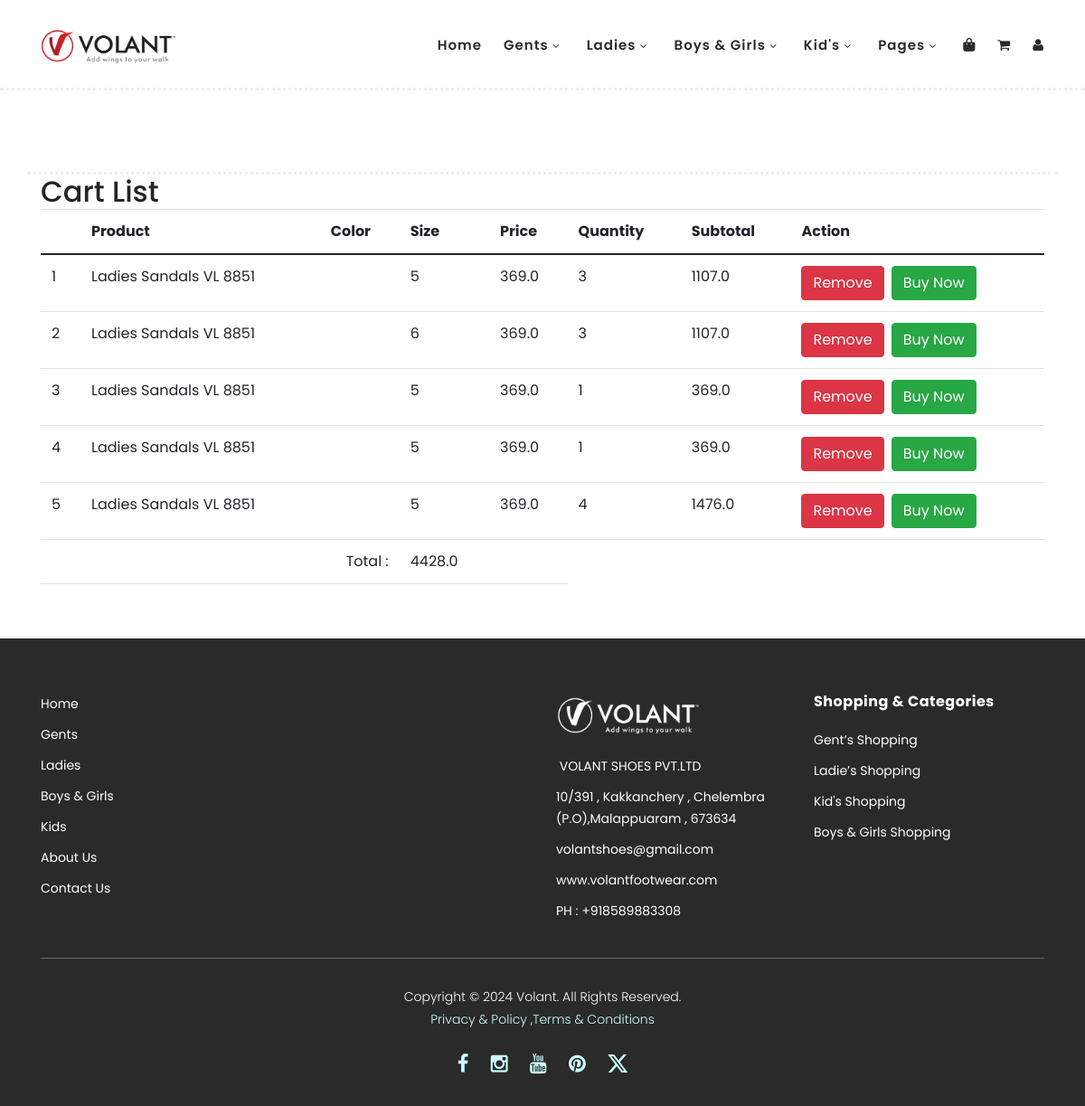
The app's page /list/ (signed in) with its own data.
### VolantApp/models.py (models this page shows, shortened)
class CartModel(models.Model):
    product = models.ForeignKey(Footwears, on_delete=models.CASCADE)
    quantity = models.IntegerField()
    user = models.ForeignKey(User, on_delete=models.CASCADE)
    choices = (
        ('in_cart', 'in_cart'),
        ('order_placed', 'order_placed'),
        ('cancelled', 'cancelled'),
    )
    status = models.CharField(max_length=100, choices=choices, default='in_cart')
    size = models.ForeignKey(Footwearsize, on_delete=models.CASCADE)
    color = models.ForeignKey(Footwearimages, on_delete=models.CASCADE)
    total = models.FloatField()

class Footwears(models.Model):
    product_options=(
        ('sandals','sandals'),
        ('slipperandflipflops','slipperandflipflops'),
        ('casualshoes','casualshoes'),
        ('specialcollections','specialcollections'),
        ('flatshoes','flatshoes'),
        ('schooledition','schooledition'),
    )
    product_category=models.CharField(max_length=100,choices=product_options)
    types=(
        ('ladies','ladies'),
        ('gents','gents'),
        ('boys','boys'),
        ('girls','girls'),
        ('kids','kids')
    )
    product_types=models.CharField(max_length=100,choices=types)
    product_name=models.CharField(max_length=100)
    product_price=models.FloatField()
    product_description = models.TextField()
    colors=(
        ('Black','Black'),
        ('Blue','Blue'),
        ('Brown','Brown'),
        ('Camel','Camel'),
        ('Cherry','Cherry'),
        ('Gold','Gold'),
        ('Grape','Grape'),
        ('Green','Green'),
        ('Grey','Grey'),
        ('Maroon','Maroon'),
        ('Mehandi','Mehandi'),
        ('Navy','Navy'),
        ('Olive','Olive'),
        ('Peach','Peach'),
        ('Peacock','Peacock'),
        ('Pink','Pink'),
        ('Purple','Purple'),
        ('Tan','Tan'),
        ('Violet','Violet'),
        ('White','White'),
        ('Wine','Wine'),
        ('Yellow','Yellow'),
    )
    product_color=models.CharField(max_length=100,choices=colors)
    image = models.ImageField(upload_to='images/')

class Footwearsize(models.Model):
    product = models.ForeignKey(Footwears, on_delete=models.CASCADE)
    sizes = (
        ('1','1'),
        ('2','2'),
        ('3','3'),
        ('4','4'),
        ('5','5'),
        ('6','6'),
        ('7','7'),
        ('8','8'),
        ('9','9'),
        ('10','10'),
        ('11','11'),
        ('12','12'),
        ('13','13'),
    )
    size = models.CharField(max_length=100, choices=sizes)

### VolantApp/views.py (the view)
# urls.py: path('list/',views.CartListView.as_view(),name='list'),
@method_decorator(login_required, name='dispatch')
class CartListView(ListView):
    template_name = '9cartlist.html'
    model = CartModel
    context_object_name = 'products'
    def get_queryset(self):
        return CartModel.objects.filter(user=self.request.user)
    def get_context_data(self, **kwargs):
        context = super().get_context_data(**kwargs)
        total_sum = CartModel.objects.filter(user=self.request.user).aggregate(total=Sum('total'))['total']
        context["sum"] = total_sum if total_sum is not None else 0
        return context

### VolantApp/templates/9cartlist.html (shortened to what this page needs)
{% extends '7userproductview.html' %}
{% block content %}
<div class="container">
  <h2>Cart List</h2>
  <table class="table table-responsive-sm">
    <thead>
      <tr>
        <th></th>
        <th>Product</th>
        <th>Color</th>
        <th>Size</th>
        <th>Price</th>
        <th>Quantity</th>
        <th>Subtotal</th>
        <th>Action</th>
      </tr>
    </thead>
    <tbody>
        {% for i in products %}
      <tr>
        <td>{{forloop.counter}}</td>
        <td class="text-capitalize">{{i.product.product_types}} {{i.product.product_category}} {{i.product.product_name}}</td>
        <td><img src="{{i.color.product_image.url}}" alt="" width="100px"></td>
        <td>{{i.size.size}}</td>
        <td>{{i.product.product_price}}</td>
        <td>{{i.quantity}}</td>
        <td>{{i.total}}</td>
        <td><a href="{% url 'cart_remove' i.id %}" class="btn btn-danger me-2">Remove</a><a href="" class="btn btn-success">Buy Now</a> </td>
      </tr>
        {% endfor %}
      <tr>
        <td colspan="3" class="text-right">Total : </td>
        <td>{{sum}}</td>
        <td></td>
      </tr>
    </tbody>
  </table>
</div>
{% endblock %}

### VolantApp/templates/7userproductview.html (shortened to what this page needs)
{% load static  %}
<!DOCTYPE html>
<html lang="en">
  <head>
    <link href="https://cdn.jsdelivr.net/npm/bootstrap@5.0.2/dist/css/bootstrap.min.css" rel="stylesheet">
    <link rel="stylesheet" href="https://cdn.jsdelivr.net/npm/bootstrap-icons@1.11.3/font/bootstrap-icons.min.css">
    <link rel="stylesheet" href="https://cdnjs.cloudflare.com/ajax/libs/font-awesome/6.5.2/css/all.min.css" />
    <link rel="stylesheet" href="https://cdnjs.cloudflare.com/ajax/libs/font-awesome/6.5.2/css/all.min.css" />
    <link rel="stylesheet" href="{% static './assets/css/additional.css' %}">
    <link rel="stylesheet" type="text/css" href="{% static './assets/css/bootstrap.min.css' %}">
    <link rel="stylesheet" type="text/css" href="{% static './assets/css/font-awesome.css' %}">
    <link rel="stylesheet" href="{% static './assets/css/templatemo-hexashop.css' %}">
    <link rel="stylesheet" href="{% static './assets/css/owl-carousel.css' %}">
    <link rel="stylesheet" href="{% static './assets/css/lightbox.css' %}">
    </head>
<body>
     {% block nav %}
    <header class="header-area header-sticky container-fluid">
        <div class="container-lg">
            <div class="row">
                <div class="col-12">
                    <nav class="main-nav">
                        <a href="{% url 'user_index' %}" class="logo">
                            <img src="{% static './assets/images/volantlogo-01.png' %}" width="150px" alt="Volant-logo">
                        </a>
                        <ul class="nav">
                            <li class="scroll-to-section"><a href="{% url 'user_index' %}" >Home</a></li>
                            <li class="submenu scroll-to-section">
                                <a href="javascript:;">Gents</a>
                            </li>
                            <li class="submenu scroll-to-section">
                                <a href="javascript:;">Ladies</a>
                            </li>
                            <li class="submenu scroll-to-section">
                                <a href="javascript:;">Boys &amp; Girls</a>
                            </li>
                            <li class="submenu scroll-to-section">
                                <a href="javascript:;">Kid's</a>
                            </li>
                            <li class="submenu ">
                                <a href="javascript:;">Pages</a>
                            </li>
                            <li class=" ">
                                <a href="javascript:;"><i class="fa-solid fa-bag-shopping"></i></i></a>
                            </li>
                            <li class=" ">
                                <a href="{% url 'list' %}"><i class="fa fa-shopping-cart"></i></a>
                            </li>
                            <li class=" ">
                                <a href="javascript:;" data-bs-toggle="modal" data-bs-target="#exampleModal"><i class="fa fa-user"></i></a>
                            </li>
                        </ul>
                    </nav>
                </div>
            </div>
        </div>
    </header>
    {% endblock nav %}
{% block content %}{% endblock %}
    <footer>
        <div class="container">
            <div class="row">
                <div class="col-lg-3">
                    <ul>
                        <li><a href="{% url 'user_index' %}">Home</a></li>
                        <li><a href="{% url 'usergentsview' %}">Gents</a></li>
                        <li><a href="{% url 'userladiesview' %}">Ladies</a></li>
                        <li><a href="{% url 'userbgview' %}">Boys & Girls</a></li>
                        <li><a href="{% url 'userkidsview' %}">Kids</a></li>
                        <li><a href="{% url 'userabout' %}">About Us</a></li>
                        <li><a href="{% url 'usercontact' %}">Contact Us</a></li>
                    </ul>
                </div>
                <div class="col-lg-3">
                </div>
                <div class="col-lg-3">
                    <div class="first-item">
                        <div class="logo">
                            <img src="{% static './assets/images/logowhite-01.png' %}" width="160px" alt="
                            VOLANT SHOES PVT.LTD
                            ">
                        </div>
                        <ul>
                            <li><a href="#"> VOLANT SHOES PVT.LTD</a></li>
                            <li><a href="#">10/391 , Kakkanchery , Chelembra (P.O),Malappuaram , 673634
                                </a></li>
                            <li><a href="mailto:volantshoes@gmail.com" class="">volantshoes@gmail.com
                                </a></li>
                            <li><a href="www.volantfootwear.com" class="">www.volantfootwear.com
                                </a></li>
                            <li><a href="#">PH : +918589883308
                                </a></li>
                        </ul>
                    </div>
                </div>
                <div class="col-lg-3">
                    <h4>Shopping &amp; Categories</h4>
                    <ul>
                        <li><a href="#">Gent’s Shopping</a></li>
                        <li><a href="#">Ladie’s Shopping</a></li>
                        <li><a href="#">Kid's Shopping</a></li>
                        <li><a href="#">Boys &amp; Girls Shopping</a></li>
                    </ul>
                </div>
                <div class="col-lg-12">
                    <div class="under-footer">
                        <p>Copyright &COPY; 2024 Volant. All Rights Reserved.
                            <br><a href="{% url 'privacy' %}">Privacy & Policy ,</a><a href="{% url 'terms' %}">Terms & Conditions</a></p>
                        <ul>
                            <li><a href="https://www.facebook.com/volantfootwears"><i class="fa fa-facebook"></i></a>
                            </li>
                            <li><a href="https://www.instagram.com/volantfootwears/"><i class="fa fa-instagram"></i></a>
                            </li>
                            <li><a href="https://www.youtube.com/channel/UCWa6KAsmNRNhB5nE8eLfCLg"><i
                                        class="fa fa-youtube"></i></a></li>
                            <li><a href="#"><i class="fa fa-pinterest"></i></a></li>
                            <li><a href="https://x.com/volantfootwears"><i class="bi bi-twitter-x"></i></a></li>
                        </ul>
                    </div>
                </div>
            </div>
        </div>
    </footer>
</body>
</html>

### VolantApp/static/assets/css/templatemo-hexashop.css (style rules this page uses)
html, body, div, span, applet, object, iframe, h1, h2, h3, h4, h5, h6, p, blockquote, div pre, a, abbr, acronym, address, big, cite, code, del, dfn, em, font, img, ins, kbd, q, s, samp, small, strike, strong, sub, sup, tt, var, b, u, i, center, dl, dt, dd, ol, ul, li, figure, header, nav, section, article, aside, footer, figcaption { margin: 0; padding: 0; border: 0; outline: 0; }
ul, li { padding: 0; margin: 0; list-style: none; }
header, nav, section, article, aside, footer, hgroup { display: block; }
* { box-sizing: border-box; }
html, body { font-family: 'Poppins', sans-serif; font-weight: 400; background-color: #fff; font-size: 16px; -ms-text-size-adjust: 100%; -webkit-font-smoothing: antialiased; -moz-osx-font-smoothing: grayscale; }
a { text-decoration: none !important; }
h1, h2, h3, h4, h5, h6 { margin-top: 0px; margin-bottom: 0px; }
ul { margin-bottom: 0px; }
p { font-size: 14px; line-height: 25px; color: #2a2a2a; }
html, body { background: #fff; font-family: 'Poppins', sans-serif; }
.header-area { border-bottom: 3px dotted #eee; box-shadow: none; background-color: #fff; position: absolute; top: 0px; left: 0px; right: 0px; z-index: 100; height: 100px; -webkit-transition: all .5s ease 0s; -moz-transition: all .5s ease 0s; -o-transition: all .5s ease 0s; transition: all .5s ease 0s; }
.header-area .main-nav { min-height: 80px; background: transparent; }
.header-area .main-nav .logo { line-height: 100px; color: #fff; font-size: 28px; font-weight: 700; text-transform: uppercase; letter-spacing: 2px; float: left; -webkit-transition: all 0.3s ease 0s; -moz-transition: all 0.3s ease 0s; -o-transition: all 0.3s ease 0s; transition: all 0.3s ease 0s; }
.header-area .main-nav .nav { float: right; margin-top: 30px; margin-right: 0px; background-color: transparent; -webkit-transition: all 0.3s ease 0s; -moz-transition: all 0.3s ease 0s; -o-transition: all 0.3s ease 0s; transition: all 0.3s ease 0s; position: relative; z-index: 999; }
.header-area .main-nav .nav li { padding-left: 15px; padding-right: 15px; }
.header-area .main-nav .nav li:last-child { padding-right: 0px; }
.header-area .main-nav .nav li a { display: block; font-weight: 600; font-size: 15px; color: #2a2a2a; text-transform: capitalize; -webkit-transition: all 0.3s ease 0s; -moz-transition: all 0.3s ease 0s; -o-transition: all 0.3s ease 0s; transition: all 0.3s ease 0s; height: 40px; line-height: 40px; border: transparent; letter-spacing: 1px; }
.header-area .main-nav .nav li a { color: #2a2a2a; }
.header-area .main-nav .nav li.submenu { position: relative; padding-right: 30px; }
.header-area .main-nav .nav li.submenu:after { font-family: FontAwesome; content: "\f107"; font-size: 12px; color: #2a2a2a; position: absolute; right: 18px; top: 12px; }
.header-area.header-sticky { min-height: 80px; }
.header-area .nav { margin-top: 30px; }
@media (max-width: 1200px) { .header-area .main-nav .nav li { padding-left: 12px; padding-right: 12px; } }
@media (max-width: 1200px) { .header-area .main-nav:before { display: none; } }
@media (min-width: 767px) { .header-area .main-nav .nav { display: flex !important; } }
footer { margin-top: 60px; padding: 60px 0px 30px 0px; background-color: #2a2a2a; }
footer .logo { margin-bottom: 20px; }
footer ul li { display: block; margin-bottom: 10px; }
footer ul li a { font-size: 14px; color: #fff; transition: all .3s; }
footer h4 { letter-spacing: 0.5px; font-size: 16px; color: #fff; font-weight: 700; margin-bottom: 20px; }
footer .under-footer { margin-top: 30px; padding-top: 30px; text-align: center; border-top: 1px solid rgba(250,250,250,0.3); }
footer .under-footer ul { margin-top: 20px; }
footer .under-footer ul li { display: inline-block; margin: 0px 10px; }
footer .under-footer ul li a { font-size: 22px; }
footer .under-footer p { color: #fff; font-size: 14px; font-weight: 300; }
footer .under-footer a { color: #cff; }
html { scroll-behavior: smooth; }

### records on screen
CartModel: product.product_types "Ladies", product.product_category "Sandals", product.product_name "VL 8851", size.size "5", product.product_price "369.0", quantity "3", total "1107.0"
CartModel: product.product_types "Ladies", product.product_category "Sandals", product.product_name "VL 8851", size.size "6", product.product_price "369.0", quantity "3", total "1107.0"
CartModel: product.product_types "Ladies", product.product_category "Sandals", product.product_name "VL 8851", size.size "5", product.product_price "369.0", quantity "1", total "369.0"
CartModel: product.product_types "Ladies", product.product_category "Sandals", product.product_name "VL 8851", size.size "5", product.product_price "369.0", quantity "1", total "369.0"
CartModel: product.product_types "Ladies", product.product_category "Sandals", product.product_name "VL 8851", size.size "5", product.product_price "369.0", quantity "4", total "1476.0"

### other values on screen
{{ sum }} "4428.0"
